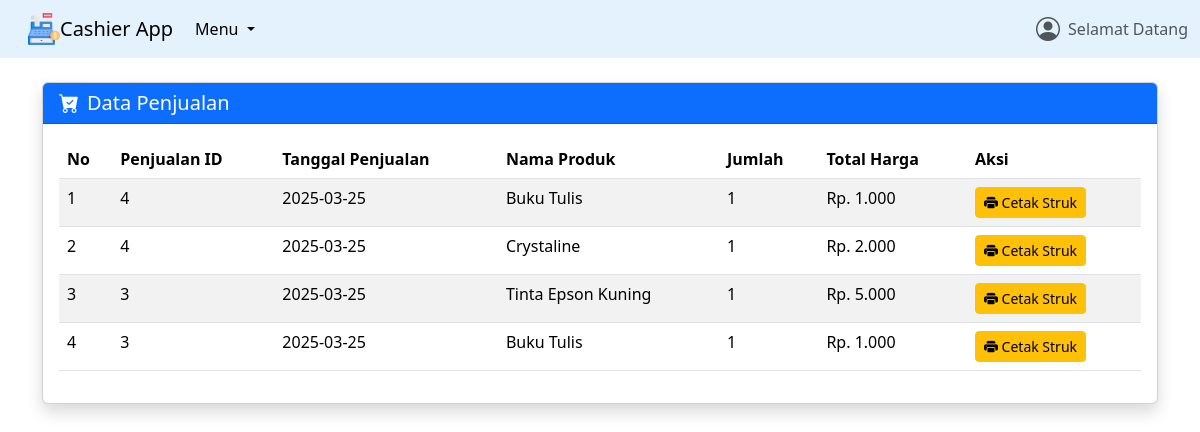
Screenshot of /pages/data-penjualan.php with the database file from the repository.
### tables this page shows
CREATE TABLE `detailpenjualan` (
  `DetailID` int(11) NOT NULL,
  `PenjualanID` int(255) NOT NULL,
  `TanggalPenjualan` date NOT NULL,
  `NamaProduk` varchar(255) NOT NULL,
  `Jumlah` int(255) NOT NULL,
  `TotalHarga` decimal(10,2) NOT NULL
);

### pages/data-penjualan.php (the view, shortened to what this page needs)
<?php
include '../config/navbar-admin.php';
include '../config/koneksi.php';
?>
<!DOCTYPE html>
<html lang="en">
<head>
    <link rel="stylesheet" href="../css/style.css">
    <link href="https://cdn.jsdelivr.net/npm/bootstrap@5.3.3/dist/css/bootstrap.min.css" rel="stylesheet">
</head>
<body>
    <div class="container mt-4">
        <div class="card shadow rounded">
            <div class="card-header bg-primary text-white d-flex justify-content-between">
                <h5 class="mb-0"><i class="bi bi-cart-check-fill me-2"></i>Data Penjualan</h5>
            </div>
            <div class="card-body">
                <div class="table-responsive">
                    <table class="table table-striped table-hover">
                        <thead class="table" style="background-color: #e3f2fd;">
                            <tr>
                                <th>No</th>
                                <th>Penjualan ID</th>
                                <th>Tanggal Penjualan</th>
                                <th>Nama Produk</th>
                                <th>Jumlah</th>
                                <th>Total Harga</th>
                                <th>Aksi</th>
                            </tr>
                        </thead>
                        <tbody>
                            <?php
                            $no = 1;
                            $query = "SELECT * FROM detailpenjualan ORDER BY DetailID DESC";
                            $data = mysqli_query($conn, $query);
                            while ($d = mysqli_fetch_assoc($data)) { ?>
                                <tr>
                                    <td><?php echo $no++; ?></td>
                                    <td><?php echo $d['PenjualanID']; ?></td>
                                    <td><?php echo $d['TanggalPenjualan']; ?></td>
                                    <td><?php echo $d['NamaProduk']; ?></td>
                                    <td><?php echo $d['Jumlah']; ?></td>
                                    <td>Rp. <?php echo number_format($d['TotalHarga'], 0, ',', '.'); ?></td>
                                    <td>
                                    <button class="btn btn-warning btn-sm" onclick="bukaCetakStruk(<?php echo $d['PenjualanID']; ?>)">
                                        <i class="bi bi-printer-fill"></i> Cetak Struk
                                    </button>
                                </td>
                                </tr>
                            <?php } ?>
                        </tbody>
                    </table>
                </div>
            </div>
        </div>
    </div>
</body>
</html>

### css/style.css (style rules this page uses)
body { display: flex; flex-direction: column; min-height: 100vh; }

### rows the page displays
detailpenjualan: PenjualanID "4", TanggalPenjualan "2025-03-25", NamaProduk "Buku Tulis", Jumlah "1", TotalHarga "1.000"
detailpenjualan: PenjualanID "4", TanggalPenjualan "2025-03-25", NamaProduk "Crystaline", Jumlah "1", TotalHarga "2.000"
detailpenjualan: PenjualanID "3", TanggalPenjualan "2025-03-25", NamaProduk "Tinta Epson Kuning", Jumlah "1", TotalHarga "5.000"
detailpenjualan: PenjualanID "3", TanggalPenjualan "2025-03-25", NamaProduk "Buku Tulis", Jumlah "1", TotalHarga "1.000"
